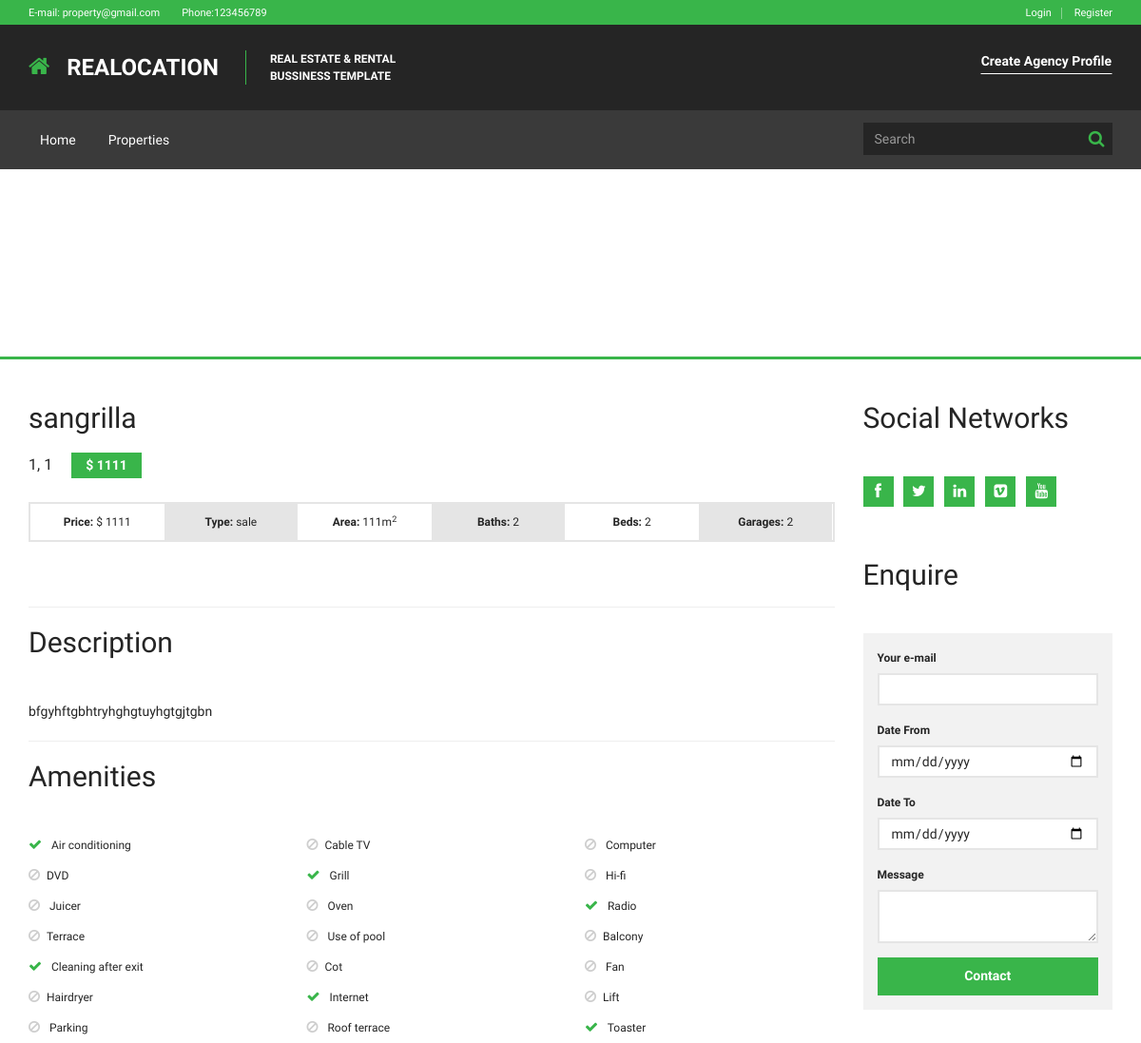
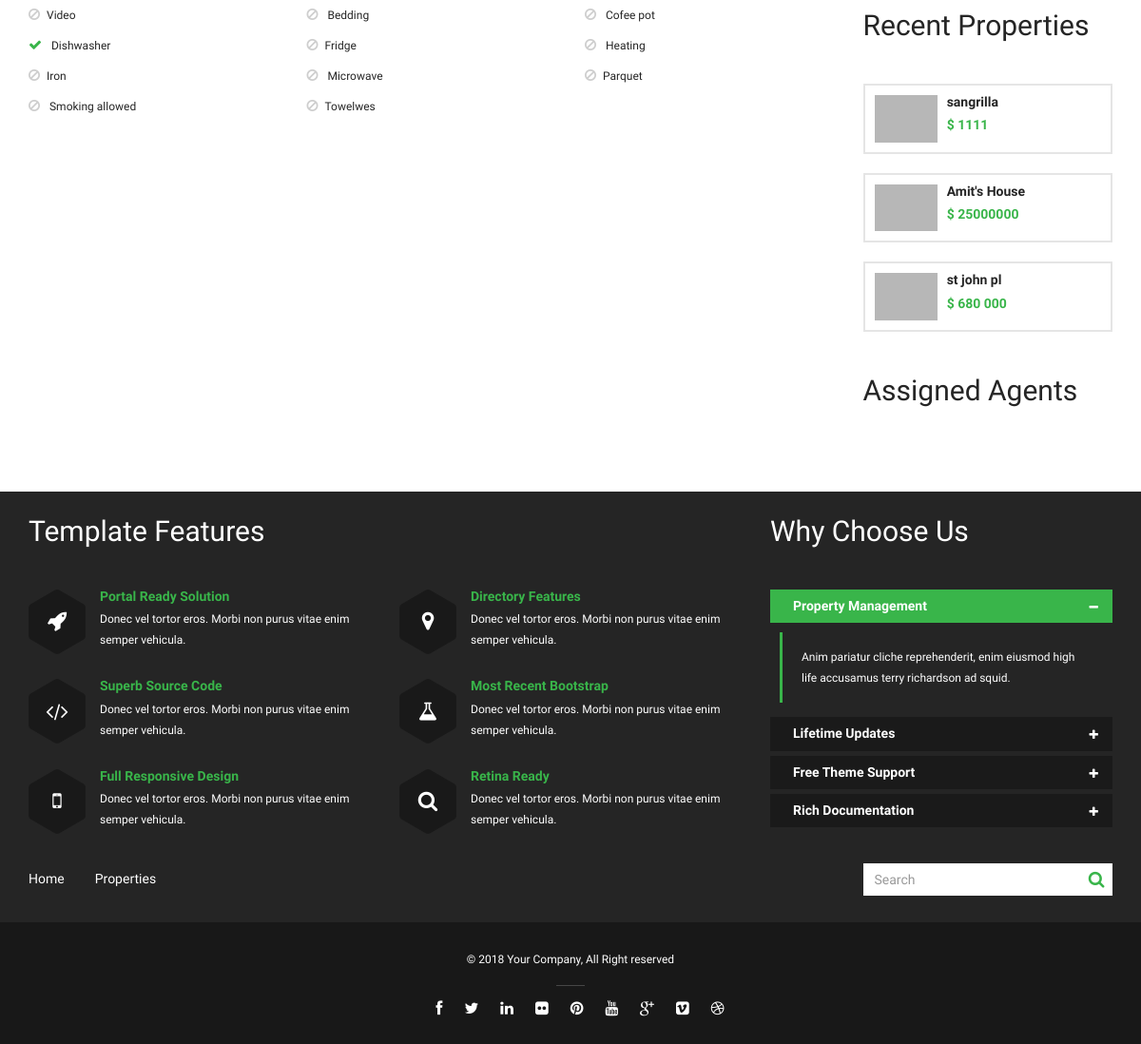
Page /properties/35 on the committed database (2 pictures, top to bottom).
### tables this page shows
CREATE TABLE IF NOT EXISTS `settings` (
  `id` int(11) NOT NULL AUTO_INCREMENT,
  `email` varchar(255) NOT NULL,
  `phone_no` int(11) NOT NULL,
  `facebook_url` varchar(255) NOT NULL,
  `twitter_url` varchar(255) NOT NULL,
  `linked_in_url` varchar(255) NOT NULL,
  `flickr_url` varchar(255) NOT NULL,
  `pinterest_url` varchar(255) NOT NULL,
  `youtube_url` varchar(255) NOT NULL,
  `google_plus_url` varchar(255) NOT NULL,
  `vimeo-square_url` varchar(255) NOT NULL,
  `dribbble_url` varchar(255) NOT NULL,
  PRIMARY KEY (`id`)
);

CREATE TABLE IF NOT EXISTS `properties` (
  `id` int(11) NOT NULL AUTO_INCREMENT,
  `title` varchar(255) NOT NULL,
  `thumbnail` varchar(255) NOT NULL,
  `description` text NOT NULL,
  `prize` varchar(255) NOT NULL,
  `area` varchar(255) NOT NULL,
  `bath` int(11) NOT NULL DEFAULT '0',
  `beds` int(11) NOT NULL DEFAULT '0',
  `garages` int(11) NOT NULL DEFAULT '0',
  `facebook_url` varchar(255) NOT NULL,
  `twitter_url` varchar(255) NOT NULL,
  `linked_in_url` varchar(255) NOT NULL,
  `vimeo-square_url` varchar(255) NOT NULL,
  `you_tube_url` varchar(255) NOT NULL,
  `address` varchar(255) NOT NULL,
  `city` varchar(255) NOT NULL,
  `state` varchar(255) NOT NULL,
  `country` varchar(255) NOT NULL,
  `status` varchar(255) NOT NULL,
  `pro_type_id` int(11) NOT NULL,
  `created_on` timestamp NOT NULL DEFAULT CURRENT_TIMESTAMP,
  `is_delete` int(11) NOT NULL DEFAULT '0',
  PRIMARY KEY (`id`),
  KEY `pro_id` (`pro_type_id`)
);

CREATE TABLE IF NOT EXISTS `aminities` (
  `id` int(11) NOT NULL AUTO_INCREMENT,
  `name` varchar(255) NOT NULL,
  `is_delete` int(11) NOT NULL DEFAULT '0',
  PRIMARY KEY (`id`)
);

### application/views/properties/property.php (the view, shortened to what the rows shown need)
<div id="main-wrapper">
    <div id="main">
        <div id="main-inner">
            <div class="container">
                <div class="block-content block-content-small-padding">
                    <div class="block-content-inner">
                        <div class="row">
                            <div class="col-sm-9">
                                <h2 class="property-detail-title"><?php echo $property['title']; ?></h2>
                                <h3 class="property-detail-subtitle"><?php echo $property['state']; ?>, <?php echo $property['city']; ?><strong>$ <?php echo $property['prize']; ?></strong></h3>
                                <div class="property-detail-overview">
                                    <div class="property-detail-overview-inner clearfix">
                                        <div class="property-detail-overview-item col-sm-6 col-md-2">
                                            <strong>Price:</strong>
                                            <span>$ <?php echo $property['prize']; ?></span>
                                        </div>
                                        <div class="property-detail-overview-item col-sm-6 col-md-2">
                                            <strong>Type:</strong>
                                            <span><?php echo $property['status']; ?></span>
                                        </div>
                                        <div class="property-detail-overview-item col-sm-6 col-md-2">
                                            <strong>Area:</strong>
                                            <span><?php echo $property['area']; ?>m<sup>2</sup></span>
                                        </div>
                                        <div class="property-detail-overview-item col-sm-6 col-md-2">
                                            <strong>Baths:</strong>
                                            <span><?php echo $property['bath']; ?></span>
                                        </div>
                                        <div class="property-detail-overview-item col-sm-6 col-md-2">
                                            <strong>Beds:</strong>
                                            <span><?php echo $property['beds']; ?></span>
                                        </div>
                                        <div class="property-detail-overview-item col-sm-6 col-md-2">
                                            <strong>Garages:</strong>
                                            <span><?php echo $property['garages']; ?></span>
                                        </div>
                                    </div>
                                </div>
                                <div class="flexslider">
                                </div>
                                <hr>
                                <h2>Description</h2>
                                <p>
                                    <?php echo $property['description']; ?>
                                </p>
                                <hr>
                                <h2>Amenities</h2>
                                <div class="row">
                                    <ul class="property-detail-amenities">
<?php
foreach ($aminities as $row)
{
?>
                                        <li class="col-xs-6 col-sm-4"><i class="fa <?php if(in_array($row['id'], $property['aminities']))
                                        { echo 'fa-check ok'; }else{ echo ' fa-ban no'; };
                                        ?>" ></i><?php echo $row['name']; ?></li>
<?php
}
?>
                                    </ul>
                                </div>
                            </div>
                            <div class="col-sm-3">
                                <div class="sidebar">
                                    <div class="sidebar-inner">
                                        <div class="widget">
    <div class="properties-small-list">
<?php
foreach ($properties as $row)
{
?>
        <div class="property-small clearfix">
            <div class="property-small-picture col-sm-12 col-md-4">
                <div class="property-small-picture-inner">
                    <a href="#" class="property-small-picture-target">
                        <img src="<?php echo base_url(); ?>assets/img/tmp/properties/small/1.jpg" alt="">
                    </a>
                </div>
            </div>
            <div class="property-small-content col-sm-12 col-md-8">
                <h3 class="property-small-title"><a href="<?php echo base_url('properties/').$row['id']; ?>"><?php echo $row['title']; ?></a></h3>
                <div class="property-small-price"> $ <?php echo $row['prize']; if($row['status']=='rent'){ echo '<span class="property-small-price-suffix">/per month</span>';} ?></div>
            </div>
        </div>
<?php
}
?>
    </div>
</div>                                                                            </div>
                                </div>
                            </div>
                        </div>
                    </div>
                </div>
            </div>
        </div>
    </div>
</div>

### application/views/layout/default.php (shortened to what the rows shown need)
<!doctype html>
<html>
<head>
    <link rel="stylesheet" type="text/css" href="<?php echo base_url(); ?>assets/libraries/font-awesome/css/font-awesome.css" media="screen, projection">
    <link rel="stylesheet" type="text/css" href="<?php echo base_url(); ?>assets/libraries/jquery-bxslider/jquery.bxslider.css" media="screen, projection">
    <link rel="stylesheet" type="text/css" href="<?php echo base_url(); ?>assets/libraries/flexslider/flexslider.css" media="screen, projection">
    <link rel="stylesheet" type="text/css" href="<?php echo base_url(); ?>assets/css/realocation.css" media="screen, projection" id="css-main">
</head>
<body>
<?php
$CI = &get_instance();
$setting_data = $CI->settings_model->get_by_id('1');
$page = $this->uri->segment(1); ?>
<div id="wrapper">
    <div id="header-wrapper">
        <div id="header">
    <div id="header-inner">
        <div class="header-bar">
            <div class="container">
                <div class="header-infobox">
                    <strong>E-mail:</strong> <a href="#"><?php echo $setting_data['email']; ?></a>
                </div>
                <div class="header-infobox">
                    <strong>Phone:</strong><?php echo $setting_data['phone_no']; ?>
                </div>
                <ul class="header-bar-nav nav nav-register">
<?php if($this->session->userdata('user') == '')
{
?>
    <li><a href="<?php echo base_url('login'); ?>">Login</a></li>
    <li><a href="<?php echo base_url('register'); ?>">Register</a></li>
<?php
}
?>
</ul>            </div>
        </div>
    </div>
</div>    </div>
<?php
echo $content;
?>
<div id="footer-wrapper">
        <div id="footer">
            <div id="footer-inner">
                <div class="footer-top">
    <div class="container">
        <div class="row">
    <div class="widget col-sm-8">
        <h2>Template Features</h2>
    </div>
    <div class="widget col-sm-4">
        <h2>Why Choose Us</h2>
    </div>
</div>
    </div>
</div>
            </div>
        </div>
    </div>
</div>
</body>
</html>

### rows in the picture
settings: email "property@gmail.com", phone_no "123456789"
properties: title "sangrilla", state "1", city "1", prize "1111", status "sale", area "111", bath "2", beds "2", garages "2", description "bfgyhftgbhtryhghgtuyhgtgjtgbn"
aminities: name "Air conditioning"
aminities: name "Cable TV"
aminities: name "Computer"
aminities: name "DVD"
aminities: name "Grill"
aminities: name "Hi-fi"
aminities: name "Juicer"
aminities: name "Oven"
aminities: name "Radio"
aminities: name "Terrace"
aminities: name "Use of pool"
aminities: name "Balcony"
aminities: name "Cleaning after exit"
aminities: name "Cot"
aminities: name "Fan"
aminities: name "Hairdryer"
aminities: name "Internet"
aminities: name "Lift"
aminities: name "Parking"
aminities: name "Roof terrace"
aminities: name "Toaster"
aminities: name "Video"
aminities: name "Bedding"
aminities: name "Cofee pot"
aminities: name "Dishwasher"
aminities: name "Fridge"
aminities: name "Heating"
aminities: name "Iron"
aminities: name "Microwave"
aminities: name "Parquet"
aminities: name "Smoking allowed"
aminities: name "Towelwes"
properties: title "Amit's House", prize "25000000"
properties: title "st john pl", prize "680 000"
